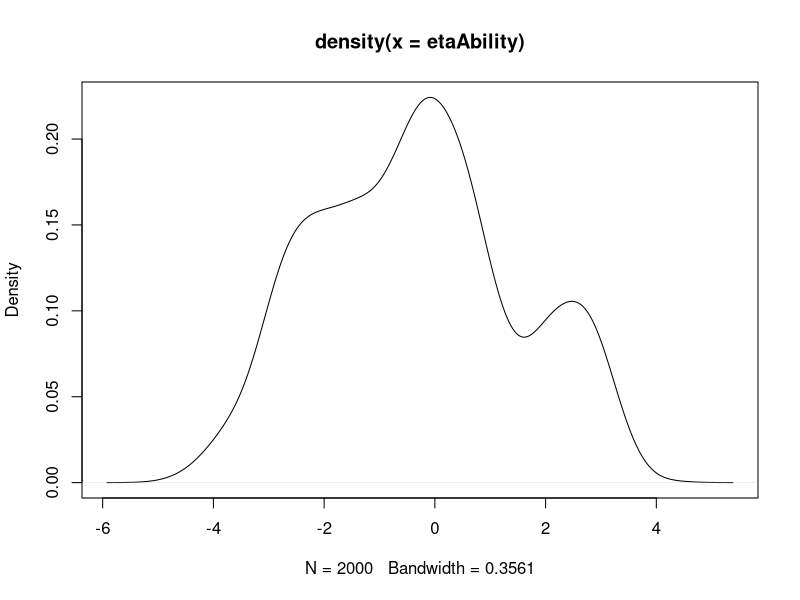

Here is the R script that generated this plot:
##----------------------------##
## Multimodal
##----------------------------##
library(sn)

dMultiModal <- function(x, weights = c(1,1,1), means = c(-2, 0, 3)){
	prop <- weights/sum(weights)

	prop[1]*dnorm(x, mean = means[1], sd = sqrt(1)) + 
	prop[2]*dnorm(x, mean = means[2], sd = sqrt(0.5)) + 
	prop[3]*dsn(x, xi = means[3], omega = 1, alpha = -2)
}

## curve(dMultiModal(x, weights = c(4,4,2)), from = -5, to = 5)

rMultiModal <- function(n, weights = c(4,4,2), means = c(-2, 0, 3)){
	prop <- weights/sum(weights)

	out <- c(rnorm(n*prop[1], mean = means[1], sd = sqrt(1)),
	rnorm(n*prop[2], mean = means[2], sd = sqrt(0.5)),
	rsn(n*prop[3], xi = means[3], omega = 1, alpha = -2))

	out
}
## hist(rMultiModal(n = 10000), breaks = 100)

## ---- simulation
# Set the random-number generator seed,
# to make the results reproducible
set.seed(10)

# set the number of items I and persons P
nItems    <- 15
nPersons  <- 2000

# set the item and population parameters
lambda0     <- c(1 + runif(nItems,-0.5,0.5))
beta0       <- seq(-3,3,length=nItems)


lambda0 <- exp(log(lambda0) - mean(log(lambda0)))

## parameters of the 3 components mixture
weights = c(4,4,2)
means = c(-2, 0, 3)

## possible change
# weights = c(2,4,4)
# means = c(-2, 0, 3)

# generate thetas from a mixture and the I x P matrix of response probabilities
etaAbility  <- rMultiModal(n = nPersons, weights = weights, means = means)
plot(density(etaAbility))

term1       <- outer(etaAbility, lambda0)
term2       <- matrix(rep(lambda0*beta0, nPersons), nrow=nPersons,byrow=TRUE)
prob        <- plogis(term1-term2)  ### 1/(1 + exp(term.2 - term.1))
# generate the 0/1 responses Y as a matrix of Bernoulli draws

Y        <- ifelse(runif(nItems*nPersons) < prob, 1, 0)
save(nItems, nPersons, lambda0, beta0, etaAbility, Y , prob, file = "simulation_multimodal_allValues.RData")
saveRDS(Y , file = "simulation_multimodal.rds")


## ---- simulation Expanded
## Simulated data with multimodal latent abilities
set.seed(243)

# set the number of items I and persons P
nItems    <- c(10, 30)
nPersons  <- c(1000, 5000)

for(i in 1:2){
	for(j in 1:2) {
	
	nItemSim = nItems[i]
	nPersonSim = nPersons[j]

	# set the item and population parameters
	lambda0     <- c(1 + runif(nItemSim,-0.5,0.5))
	beta0     <- seq(-3,3,length=nItemSim)


	lambda0 <- exp(log(lambda0) - mean(log(lambda0)))

	etaMean    <- 0
	etaSigma2 <- (1.25)^2

	# generate thetas and the I x P matrix of response probabilities
	etaAbility  <- rMultiModal(n = nPersonSim, weights = weights, means = means)

	term1     <- outer(etaAbility, lambda0)
	term2     <- matrix(rep(lambda0*beta0, nPersonSim), nrow=nPersonSim,byrow=TRUE)
	prob      <- plogis(term1-term2)  ### 1/(1 + exp(term.2 - term.1))
	# generate the 0/1 responses Y as a matrix of Bernoulli draws

	Y        <- ifelse(runif(nItemSim*nPersonSim) < prob, 1, 0)
	
	filename <- paste0("simulation_multimodal_I_", nItemSim, "_N_", nPersonSim)
	save(nItemSim, nPersonSim, lambda0, beta0, etaAbility, Y , prob, file = paste0(filename, "_allData.RData"))
	saveRDS(Y , file = paste0(filename, ".rds"))


	}
}


## ---- end-of-simulation1-expanded
